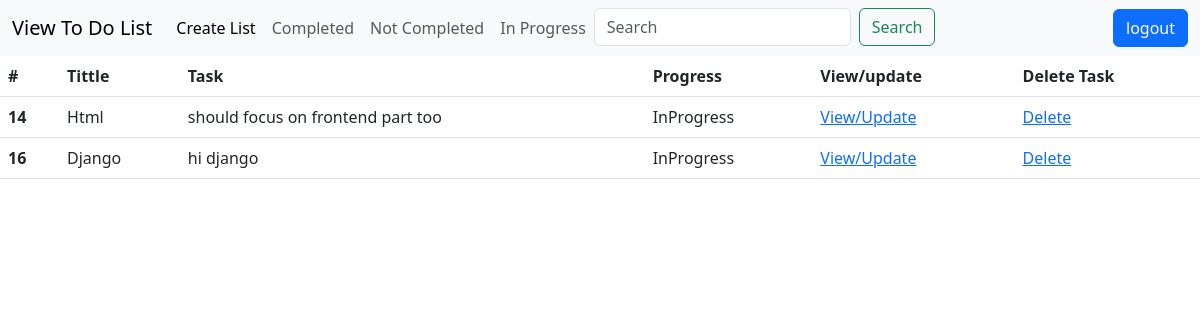
/InProgress (signed in), run on the app's committed database.
### authenticate/models.py (models this page shows, shortened)
class to_do_list(models.Model):
    compeltion=(('Completed','Completed'),
                ('NotCompleted','Not Completed'),
                ('InProgress','In Progress'),)
    user=models.ForeignKey(User,on_delete=models.CASCADE)
    Tittle=models.CharField(max_length=50)
    to_do_list=models.TextField(default='',verbose_name='Description')
    completed=models.CharField(max_length=50,choices=compeltion,default='c')

### authenticate/views.py (the view)
# urls.py: path('InProgress',views.InProgress,name='InProgress'),
@login_required(login_url='login_user')
def InProgress(request):
    form=to_do_list.objects.filter(user=request.user).filter(completed='InProgress')
    return render(request,'authenticate/home.html',{'form':form})

### authenticate/templates/authenticate/home.html (shortened to what this page needs)
{% extends "authenticate/basic.html" %}
{% load crispy_forms_tags %}
{% block content %}
<table class="table">
    <thead>
      <tr>
        <th scope="col">#</th>
        <th scope="col">Tittle</th>
        <th scope="col">Task</th>
        <th scope="col">Progress</th>
        <th scope="col">View/update</th>
        <th scope="col">Delete Task</th>
      </tr>
    </thead>
    <tbody>
        {% for value in form %}
      <tr>
        <th scope="row">{{value.id}}</th>
        <td>{{value.Tittle}}</td>
        <td>{{value.to_do_list}}</td>
        <td>{{value.completed}}</td>
        <td><a href="update/{{value.id}}">View/Update</a></td>
        <td><a href="delete/{{value.id}}">Delete</a></td>
      </tr>
      {% endfor %}
    </tbody>
  </table>
{% endblock %}

### data on the page
to_do_list: id "14", Tittle "Html", to_do_list "should focus on frontend part too", completed "InProgress"
to_do_list: id "16", Tittle "Django", to_do_list "hi django", completed "InProgress"
